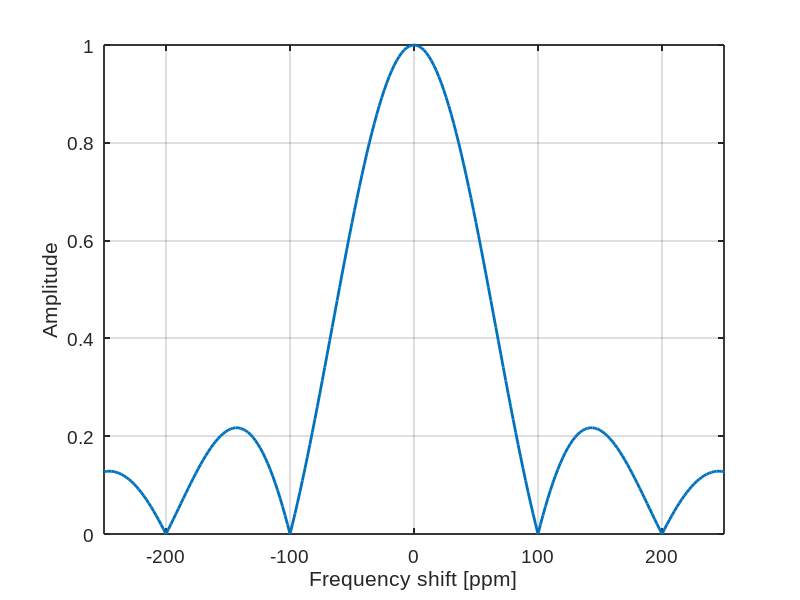

Write the MATLAB code that produced this figure.
% analyse the spectrum of single pulse

% Mengjia He, 2022.08.10

clearvars;
clc;

% pulse parameters
freq0 = 500e6;                  % spectrometer frequency, Hz
time_dur = 20e-6;               % pulse length
spec_width = 500;               % full width of the spectrum,ppm


% fft parameters
n_pos = 100;
delta = time_dur/n_pos;
fs = 1/delta;
pulse = ones(1,n_pos);       % number of fft

% Plot the spectrum
figure();
n_fft = n_pos*50;
y_spec=abs(fftshift(fft(pulse,n_fft)));
freq_axis=linspace(-fs/2,fs/2-fs/n_fft,n_fft)/freq0*1e6;
plot(freq_axis,y_spec/max(y_spec),'LineWidth',2);
xlim([-0.5,0.5]*spec_width);
set(gca, 'LineWidth',1.3,'FontName','Arial','Fontsize',14);
xlabel('Frequency shift [ppm]');
ylabel('Amplitude');
% title('Pulse spectrum');
grid on;
% hline = refline(0,0.90);
% hline.Color = 'k';